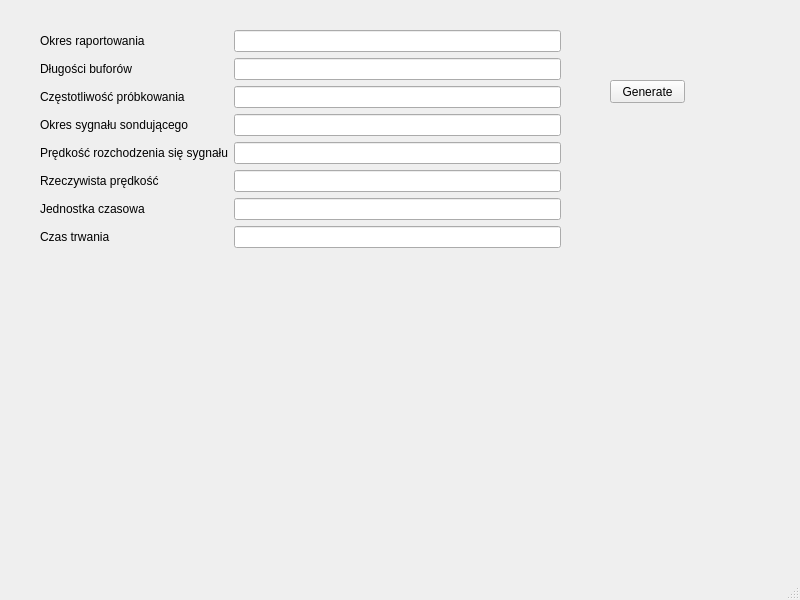
<?xml version="1.0" encoding="UTF-8"?>
<ui version="4.0">
 <class>MainWindow</class>
 <widget class="QMainWindow" name="MainWindow">
  <property name="geometry">
   <rect>
    <x>0</x>
    <y>0</y>
    <width>800</width>
    <height>600</height>
   </rect>
  </property>
  <property name="windowTitle">
   <string>MainWindow</string>
  </property>
  <widget class="QWidget" name="centralwidget">
   <widget class="QWidget" name="formLayoutWidget">
    <property name="geometry">
     <rect>
      <x>40</x>
      <y>30</y>
      <width>521</width>
      <height>231</height>
     </rect>
    </property>
    <layout class="QFormLayout" name="formLayout">
     <item row="0" column="0">
      <widget class="QLabel" name="label">
       <property name="text">
        <string>Okres raportowania</string>
       </property>
      </widget>
     </item>
     <item row="0" column="1">
      <widget class="QLineEdit" name="reporting_period_line_edit"/>
     </item>
     <item row="1" column="0">
      <widget class="QLabel" name="label_2">
       <property name="text">
        <string>Długości buforów</string>
       </property>
      </widget>
     </item>
     <item row="1" column="1">
      <widget class="QLineEdit" name="buffer_length_line_edit"/>
     </item>
     <item row="2" column="0">
      <widget class="QLabel" name="label_3">
       <property name="text">
        <string>Częstotliwość próbkowania</string>
       </property>
      </widget>
     </item>
     <item row="2" column="1">
      <widget class="QLineEdit" name="sampling_rate_line_edit"/>
     </item>
     <item row="3" column="0">
      <widget class="QLabel" name="label_4">
       <property name="text">
        <string>Okres sygnału sondującego</string>
       </property>
      </widget>
     </item>
     <item row="3" column="1">
      <widget class="QLineEdit" name="signal_period_line_edit"/>
     </item>
     <item row="4" column="0">
      <widget class="QLabel" name="label_5">
       <property name="text">
        <string>Prędkość rozchodzenia się sygnału</string>
       </property>
      </widget>
     </item>
     <item row="4" column="1">
      <widget class="QLineEdit" name="signal_speed_line_edit"/>
     </item>
     <item row="5" column="0">
      <widget class="QLabel" name="label_6">
       <property name="text">
        <string>Rzeczywista prędkość</string>
       </property>
      </widget>
     </item>
     <item row="6" column="0">
      <widget class="QLabel" name="label_7">
       <property name="text">
        <string>Jednostka czasowa</string>
       </property>
      </widget>
     </item>
     <item row="5" column="1">
      <widget class="QLineEdit" name="object_speed_line_edit"/>
     </item>
     <item row="6" column="1">
      <widget class="QLineEdit" name="time_unit_line_edit"/>
     </item>
     <item row="7" column="0">
      <widget class="QLabel" name="label_8">
       <property name="text">
        <string>Czas trwania</string>
       </property>
      </widget>
     </item>
     <item row="7" column="1">
      <widget class="QLineEdit" name="total_time_line_edit">
       <property name="text">
        <string/>
       </property>
      </widget>
     </item>
    </layout>
   </widget>
   <widget class="QPushButton" name="generateButton">
    <property name="geometry">
     <rect>
      <x>610</x>
      <y>80</y>
      <width>75</width>
      <height>23</height>
     </rect>
    </property>
    <property name="text">
     <string>Generate</string>
    </property>
   </widget>
  </widget>
  <widget class="QMenuBar" name="menubar">
   <property name="geometry">
    <rect>
     <x>0</x>
     <y>0</y>
     <width>800</width>
     <height>21</height>
    </rect>
   </property>
  </widget>
  <widget class="QStatusBar" name="statusbar"/>
 </widget>
 <resources/>
 <connections/>
</ui>
